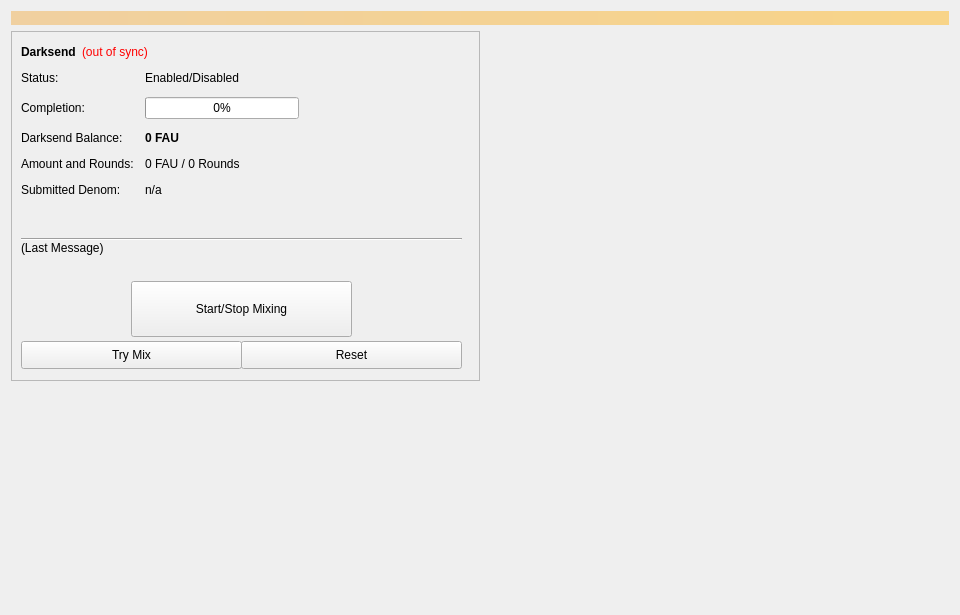
<?xml version="1.0" encoding="UTF-8"?>
<ui version="4.0">
 <class>Coinmix</class>
 <widget class="QWidget" name="Coinmix">
  <property name="geometry">
   <rect>
    <x>0</x>
    <y>0</y>
    <width>960</width>
    <height>615</height>
   </rect>
  </property>
  <property name="minimumSize">
   <size>
    <width>960</width>
    <height>0</height>
   </size>
  </property>
  <property name="windowTitle">
   <string>Form</string>
  </property>
  <layout class="QVBoxLayout" name="topLayout">
   <item>
    <widget class="QLabel" name="labelAlerts">
     <property name="visible">
      <bool>false</bool>
     </property>
     <property name="styleSheet">
      <string notr="true">background-color: qlineargradient(x1: 0, y1: 0, x2: 1, y2: 0, stop:0 #F0D0A0, stop:1 #F8D488); color:#000000;</string>
     </property>
     <property name="wordWrap">
      <bool>true</bool>
     </property>
     <property name="margin">
      <number>3</number>
     </property>
    </widget>
   </item>
   <item>
    <layout class="QHBoxLayout" name="horizontalLayout" stretch="1,1">
     <item>
      <layout class="QVBoxLayout" name="verticalLayout_2">
       <item>
        <widget class="QFrame" name="frameDarksend">
         <property name="minimumSize">
          <size>
           <width>0</width>
           <height>350</height>
          </size>
         </property>
         <property name="layoutDirection">
          <enum>Qt::LeftToRight</enum>
         </property>
         <property name="frameShape">
          <enum>QFrame::StyledPanel</enum>
         </property>
         <property name="frameShadow">
          <enum>QFrame::Raised</enum>
         </property>
         <widget class="QWidget" name="formLayoutWidget">
          <property name="geometry">
           <rect>
            <x>10</x>
            <y>40</y>
            <width>451</width>
            <height>161</height>
           </rect>
          </property>
          <layout class="QFormLayout" name="formLayout">
           <property name="fieldGrowthPolicy">
            <enum>QFormLayout::AllNonFixedFieldsGrow</enum>
           </property>
           <property name="horizontalSpacing">
            <number>11</number>
           </property>
           <property name="verticalSpacing">
            <number>12</number>
           </property>
           <item row="0" column="0">
            <widget class="QLabel" name="label_6">
             <property name="text">
              <string>Status:</string>
             </property>
            </widget>
           </item>
           <item row="1" column="0">
            <widget class="QLabel" name="label_7">
             <property name="text">
              <string>Completion:</string>
             </property>
            </widget>
           </item>
           <item row="1" column="1">
            <widget class="QProgressBar" name="DarksendProgress">
             <property name="maximumSize">
              <size>
               <width>154</width>
               <height>16777215</height>
              </size>
             </property>
             <property name="value">
              <number>0</number>
             </property>
            </widget>
           </item>
           <item row="2" column="0">
            <widget class="QLabel" name="labelAnonymizedText">
             <property name="text">
              <string>Darksend Balance:</string>
             </property>
            </widget>
           </item>
           <item row="2" column="1">
            <widget class="QLabel" name="labelAnonymized">
             <property name="font">
              <font>
               <weight>75</weight>
               <bold>true</bold>
              </font>
             </property>
             <property name="text">
              <string notr="true">0 FAU</string>
             </property>
            </widget>
           </item>
           <item row="3" column="0">
            <widget class="QLabel" name="label_8">
             <property name="text">
              <string>Amount and Rounds:</string>
             </property>
            </widget>
           </item>
           <item row="3" column="1">
            <widget class="QLabel" name="labelAmountRounds">
             <property name="text">
              <string>0 FAU / 0 Rounds</string>
             </property>
            </widget>
           </item>
           <item row="4" column="0">
            <widget class="QLabel" name="label_9">
             <property name="text">
              <string>Submitted Denom:</string>
             </property>
            </widget>
           </item>
           <item row="4" column="1">
            <widget class="QLabel" name="labelSubmittedDenom">
             <property name="toolTip">
              <string>The denominations you submitted to the Masternode.&lt;br&gt;To mix, other users must submit the exact same denominations.</string>
             </property>
             <property name="text">
              <string>n/a</string>
             </property>
            </widget>
           </item>
           <item row="0" column="1">
            <widget class="QLabel" name="DarksendEnabled">
             <property name="text">
              <string>Enabled/Disabled</string>
             </property>
            </widget>
           </item>
          </layout>
         </widget>
         <widget class="QPushButton" name="runAutoDenom">
          <property name="geometry">
           <rect>
            <x>251</x>
            <y>17</y>
            <width>1</width>
            <height>1</height>
           </rect>
          </property>
          <property name="palette">
           <palette>
            <active>
             <colorrole role="WindowText">
              <brush brushstyle="SolidPattern">
               <color alpha="255">
                <red>0</red>
                <green>0</green>
                <blue>0</blue>
               </color>
              </brush>
             </colorrole>
             <colorrole role="Button">
              <brush brushstyle="SolidPattern">
               <color alpha="255">
                <red>239</red>
                <green>238</green>
                <blue>238</blue>
               </color>
              </brush>
             </colorrole>
             <colorrole role="Light">
              <brush brushstyle="SolidPattern">
               <color alpha="255">
                <red>255</red>
                <green>255</green>
                <blue>255</blue>
               </color>
              </brush>
             </colorrole>
             <colorrole role="Midlight">
              <brush brushstyle="SolidPattern">
               <color alpha="255">
                <red>247</red>
                <green>246</green>
                <blue>246</blue>
               </color>
              </brush>
             </colorrole>
             <colorrole role="Dark">
              <brush brushstyle="SolidPattern">
               <color alpha="255">
                <red>119</red>
                <green>119</green>
                <blue>119</blue>
               </color>
              </brush>
             </colorrole>
             <colorrole role="Mid">
              <brush brushstyle="SolidPattern">
               <color alpha="255">
                <red>159</red>
                <green>159</green>
                <blue>159</blue>
               </color>
              </brush>
             </colorrole>
             <colorrole role="Text">
              <brush brushstyle="SolidPattern">
               <color alpha="255">
                <red>0</red>
                <green>0</green>
                <blue>0</blue>
               </color>
              </brush>
             </colorrole>
             <colorrole role="BrightText">
              <brush brushstyle="SolidPattern">
               <color alpha="255">
                <red>255</red>
                <green>255</green>
                <blue>255</blue>
               </color>
              </brush>
             </colorrole>
             <colorrole role="ButtonText">
              <brush brushstyle="SolidPattern">
               <color alpha="255">
                <red>0</red>
                <green>0</green>
                <blue>0</blue>
               </color>
              </brush>
             </colorrole>
             <colorrole role="Base">
              <brush brushstyle="SolidPattern">
               <color alpha="255">
                <red>255</red>
                <green>255</green>
                <blue>255</blue>
               </color>
              </brush>
             </colorrole>
             <colorrole role="Window">
              <brush brushstyle="SolidPattern">
               <color alpha="255">
                <red>239</red>
                <green>238</green>
                <blue>238</blue>
               </color>
              </brush>
             </colorrole>
             <colorrole role="Shadow">
              <brush brushstyle="SolidPattern">
               <color alpha="255">
                <red>0</red>
                <green>0</green>
                <blue>0</blue>
               </color>
              </brush>
             </colorrole>
             <colorrole role="AlternateBase">
              <brush brushstyle="SolidPattern">
               <color alpha="255">
                <red>247</red>
                <green>246</green>
                <blue>246</blue>
               </color>
              </brush>
             </colorrole>
             <colorrole role="ToolTipBase">
              <brush brushstyle="SolidPattern">
               <color alpha="255">
                <red>255</red>
                <green>255</green>
                <blue>220</blue>
               </color>
              </brush>
             </colorrole>
             <colorrole role="ToolTipText">
              <brush brushstyle="SolidPattern">
               <color alpha="255">
                <red>0</red>
                <green>0</green>
                <blue>0</blue>
               </color>
              </brush>
             </colorrole>
            </active>
            <inactive>
             <colorrole role="WindowText">
              <brush brushstyle="SolidPattern">
               <color alpha="255">
                <red>0</red>
                <green>0</green>
                <blue>0</blue>
               </color>
              </brush>
             </colorrole>
             <colorrole role="Button">
              <brush brushstyle="SolidPattern">
               <color alpha="255">
                <red>239</red>
                <green>238</green>
                <blue>238</blue>
               </color>
              </brush>
             </colorrole>
             <colorrole role="Light">
              <brush brushstyle="SolidPattern">
               <color alpha="255">
                <red>255</red>
                <green>255</green>
                <blue>255</blue>
               </color>
              </brush>
             </colorrole>
             <colorrole role="Midlight">
              <brush brushstyle="SolidPattern">
               <color alpha="255">
                <red>247</red>
                <green>246</green>
                <blue>246</blue>
               </color>
              </brush>
             </colorrole>
             <colorrole role="Dark">
              <brush brushstyle="SolidPattern">
               <color alpha="255">
                <red>119</red>
                <green>119</green>
                <blue>119</blue>
               </color>
              </brush>
             </colorrole>
             <colorrole role="Mid">
              <brush brushstyle="SolidPattern">
               <color alpha="255">
                <red>159</red>
                <green>159</green>
                <blue>159</blue>
               </color>
              </brush>
             </colorrole>
             <colorrole role="Text">
              <brush brushstyle="SolidPattern">
               <color alpha="255">
                <red>0</red>
                <green>0</green>
                <blue>0</blue>
               </color>
              </brush>
             </colorrole>
             <colorrole role="BrightText">
              <brush brushstyle="SolidPattern">
               <color alpha="255">
                <red>255</red>
                <green>255</green>
                <blue>255</blue>
               </color>
              </brush>
             </colorrole>
             <colorrole role="ButtonText">
              <brush brushstyle="SolidPattern">
               <color alpha="255">
                <red>0</red>
                <green>0</green>
                <blue>0</blue>
               </color>
              </brush>
             </colorrole>
             <colorrole role="Base">
              <brush brushstyle="SolidPattern">
               <color alpha="255">
                <red>255</red>
                <green>255</green>
                <blue>255</blue>
               </color>
              </brush>
             </colorrole>
             <colorrole role="Window">
              <brush brushstyle="SolidPattern">
               <color alpha="255">
                <red>239</red>
                <green>238</green>
                <blue>238</blue>
               </color>
              </brush>
             </colorrole>
             <colorrole role="Shadow">
              <brush brushstyle="SolidPattern">
               <color alpha="255">
                <red>0</red>
                <green>0</green>
                <blue>0</blue>
               </color>
              </brush>
             </colorrole>
             <colorrole role="AlternateBase">
              <brush brushstyle="SolidPattern">
               <color alpha="255">
                <red>247</red>
                <green>246</green>
                <blue>246</blue>
               </color>
              </brush>
             </colorrole>
             <colorrole role="ToolTipBase">
              <brush brushstyle="SolidPattern">
               <color alpha="255">
                <red>255</red>
                <green>255</green>
                <blue>220</blue>
               </color>
              </brush>
             </colorrole>
             <colorrole role="ToolTipText">
              <brush brushstyle="SolidPattern">
               <color alpha="255">
                <red>0</red>
                <green>0</green>
                <blue>0</blue>
               </color>
              </brush>
             </colorrole>
            </inactive>
            <disabled>
             <colorrole role="WindowText">
              <brush brushstyle="SolidPattern">
               <color alpha="255">
                <red>119</red>
                <green>119</green>
                <blue>119</blue>
               </color>
              </brush>
             </colorrole>
             <colorrole role="Button">
              <brush brushstyle="SolidPattern">
               <color alpha="255">
                <red>239</red>
                <green>238</green>
                <blue>238</blue>
               </color>
              </brush>
             </colorrole>
             <colorrole role="Light">
              <brush brushstyle="SolidPattern">
               <color alpha="255">
                <red>255</red>
                <green>255</green>
                <blue>255</blue>
               </color>
              </brush>
             </colorrole>
             <colorrole role="Midlight">
              <brush brushstyle="SolidPattern">
               <color alpha="255">
                <red>247</red>
                <green>246</green>
                <blue>246</blue>
               </color>
              </brush>
             </colorrole>
             <colorrole role="Dark">
              <brush brushstyle="SolidPattern">
               <color alpha="255">
                <red>119</red>
                <green>119</green>
                <blue>119</blue>
               </color>
              </brush>
             </colorrole>
             <colorrole role="Mid">
              <brush brushstyle="SolidPattern">
               <color alpha="255">
                <red>159</red>
                <green>159</green>
                <blue>159</blue>
               </color>
              </brush>
             </colorrole>
             <colorrole role="Text">
              <brush brushstyle="SolidPattern">
               <color alpha="255">
                <red>119</red>
                <green>119</green>
                <blue>119</blue>
               </color>
              </brush>
             </colorrole>
             <colorrole role="BrightText">
              <brush brushstyle="SolidPattern">
               <color alpha="255">
                <red>255</red>
                <green>255</green>
                <blue>255</blue>
               </color>
              </brush>
             </colorrole>
             <colorrole role="ButtonText">
              <brush brushstyle="SolidPattern">
               <color alpha="255">
                <red>119</red>
                <green>119</green>
                <blue>119</blue>
               </color>
              </brush>
             </colorrole>
             <colorrole role="Base">
              <brush brushstyle="SolidPattern">
               <color alpha="255">
                <red>239</red>
                <green>238</green>
                <blue>238</blue>
               </color>
              </brush>
             </colorrole>
             <colorrole role="Window">
              <brush brushstyle="SolidPattern">
               <color alpha="255">
                <red>239</red>
                <green>238</green>
                <blue>238</blue>
               </color>
              </brush>
             </colorrole>
             <colorrole role="Shadow">
              <brush brushstyle="SolidPattern">
               <color alpha="255">
                <red>0</red>
                <green>0</green>
                <blue>0</blue>
               </color>
              </brush>
             </colorrole>
             <colorrole role="AlternateBase">
              <brush brushstyle="SolidPattern">
               <color alpha="255">
                <red>239</red>
                <green>238</green>
                <blue>238</blue>
               </color>
              </brush>
             </colorrole>
             <colorrole role="ToolTipBase">
              <brush brushstyle="SolidPattern">
               <color alpha="255">
                <red>255</red>
                <green>255</green>
                <blue>220</blue>
               </color>
              </brush>
             </colorrole>
             <colorrole role="ToolTipText">
              <brush brushstyle="SolidPattern">
               <color alpha="255">
                <red>0</red>
                <green>0</green>
                <blue>0</blue>
               </color>
              </brush>
             </colorrole>
            </disabled>
           </palette>
          </property>
          <property name="focusPolicy">
           <enum>Qt::NoFocus</enum>
          </property>
          <property name="autoFillBackground">
           <bool>true</bool>
          </property>
          <property name="text">
           <string/>
          </property>
          <property name="flat">
           <bool>true</bool>
          </property>
         </widget>
         <widget class="QPushButton" name="toggleDarksend">
          <property name="geometry">
           <rect>
            <x>120</x>
            <y>250</y>
            <width>221</width>
            <height>56</height>
           </rect>
          </property>
          <property name="sizePolicy">
           <sizepolicy hsizetype="MinimumExpanding" vsizetype="Fixed">
            <horstretch>0</horstretch>
            <verstretch>0</verstretch>
           </sizepolicy>
          </property>
          <property name="text">
           <string>Start/Stop Mixing</string>
          </property>
         </widget>
         <widget class="Line" name="lineLastMessage">
          <property name="geometry">
           <rect>
            <x>10</x>
            <y>200</y>
            <width>441</width>
            <height>16</height>
           </rect>
          </property>
          <property name="orientation">
           <enum>Qt::Horizontal</enum>
          </property>
         </widget>
         <widget class="QLabel" name="DarksendStatus">
          <property name="geometry">
           <rect>
            <x>10</x>
            <y>210</y>
            <width>451</width>
            <height>43</height>
           </rect>
          </property>
          <property name="minimumSize">
           <size>
            <width>288</width>
            <height>43</height>
           </size>
          </property>
          <property name="text">
           <string>(Last Message)</string>
          </property>
          <property name="alignment">
           <set>Qt::AlignLeading|Qt::AlignLeft|Qt::AlignTop</set>
          </property>
          <property name="wordWrap">
           <bool>true</bool>
          </property>
         </widget>
         <widget class="QPushButton" name="DarksendAuto">
          <property name="geometry">
           <rect>
            <x>10</x>
            <y>310</y>
            <width>221</width>
            <height>28</height>
           </rect>
          </property>
          <property name="sizePolicy">
           <sizepolicy hsizetype="MinimumExpanding" vsizetype="Fixed">
            <horstretch>0</horstretch>
            <verstretch>0</verstretch>
           </sizepolicy>
          </property>
          <property name="toolTip">
           <string>Try to manually submit a Darksend request.</string>
          </property>
          <property name="text">
           <string>Try Mix</string>
          </property>
         </widget>
         <widget class="QPushButton" name="DarksendReset">
          <property name="geometry">
           <rect>
            <x>230</x>
            <y>310</y>
            <width>221</width>
            <height>28</height>
           </rect>
          </property>
          <property name="sizePolicy">
           <sizepolicy hsizetype="MinimumExpanding" vsizetype="Fixed">
            <horstretch>0</horstretch>
            <verstretch>0</verstretch>
           </sizepolicy>
          </property>
          <property name="toolTip">
           <string>Reset the current status of Darksend (can interrupt Darksend if it's in the process of Mixing, which can cost you money!)</string>
          </property>
          <property name="autoFillBackground">
           <bool>false</bool>
          </property>
          <property name="text">
           <string>Reset</string>
          </property>
         </widget>
         <widget class="QWidget" name="layoutWidget">
          <property name="geometry">
           <rect>
            <x>10</x>
            <y>10</y>
            <width>431</width>
            <height>22</height>
           </rect>
          </property>
          <layout class="QHBoxLayout" name="horizontalLayout_5">
           <item>
            <widget class="QLabel" name="label_2">
             <property name="font">
              <font>
               <weight>75</weight>
               <bold>true</bold>
              </font>
             </property>
             <property name="text">
              <string>Darksend</string>
             </property>
            </widget>
           </item>
           <item>
            <widget class="QLabel" name="labelDarksendSyncStatus">
             <property name="toolTip">
              <string>The displayed information may be out of date. Your wallet automatically synchronizes with the FAU network after a connection is established, but this process has not completed yet.</string>
             </property>
             <property name="styleSheet">
              <string notr="true">QLabel { color: red; }</string>
             </property>
             <property name="text">
              <string notr="true">(out of sync)</string>
             </property>
             <property name="alignment">
              <set>Qt::AlignLeading|Qt::AlignLeft|Qt::AlignVCenter</set>
             </property>
            </widget>
           </item>
           <item>
            <spacer name="horizontalSpacer_4">
             <property name="orientation">
              <enum>Qt::Horizontal</enum>
             </property>
             <property name="sizeHint" stdset="0">
              <size>
               <width>40</width>
               <height>20</height>
              </size>
             </property>
            </spacer>
           </item>
          </layout>
         </widget>
        </widget>
       </item>
       <item>
        <spacer name="verticalSpacer">
         <property name="orientation">
          <enum>Qt::Vertical</enum>
         </property>
         <property name="sizeHint" stdset="0">
          <size>
           <width>20</width>
           <height>40</height>
          </size>
         </property>
        </spacer>
       </item>
      </layout>
     </item>
     <item>
      <layout class="QVBoxLayout" name="verticalLayout_3">
       <item>
        <spacer name="verticalSpacer_2">
         <property name="orientation">
          <enum>Qt::Vertical</enum>
         </property>
         <property name="sizeType">
          <enum>QSizePolicy::Expanding</enum>
         </property>
         <property name="sizeHint" stdset="0">
          <size>
           <width>20</width>
           <height>40</height>
          </size>
         </property>
        </spacer>
       </item>
      </layout>
     </item>
    </layout>
   </item>
  </layout>
 </widget>
 <resources/>
 <connections/>
</ui>
